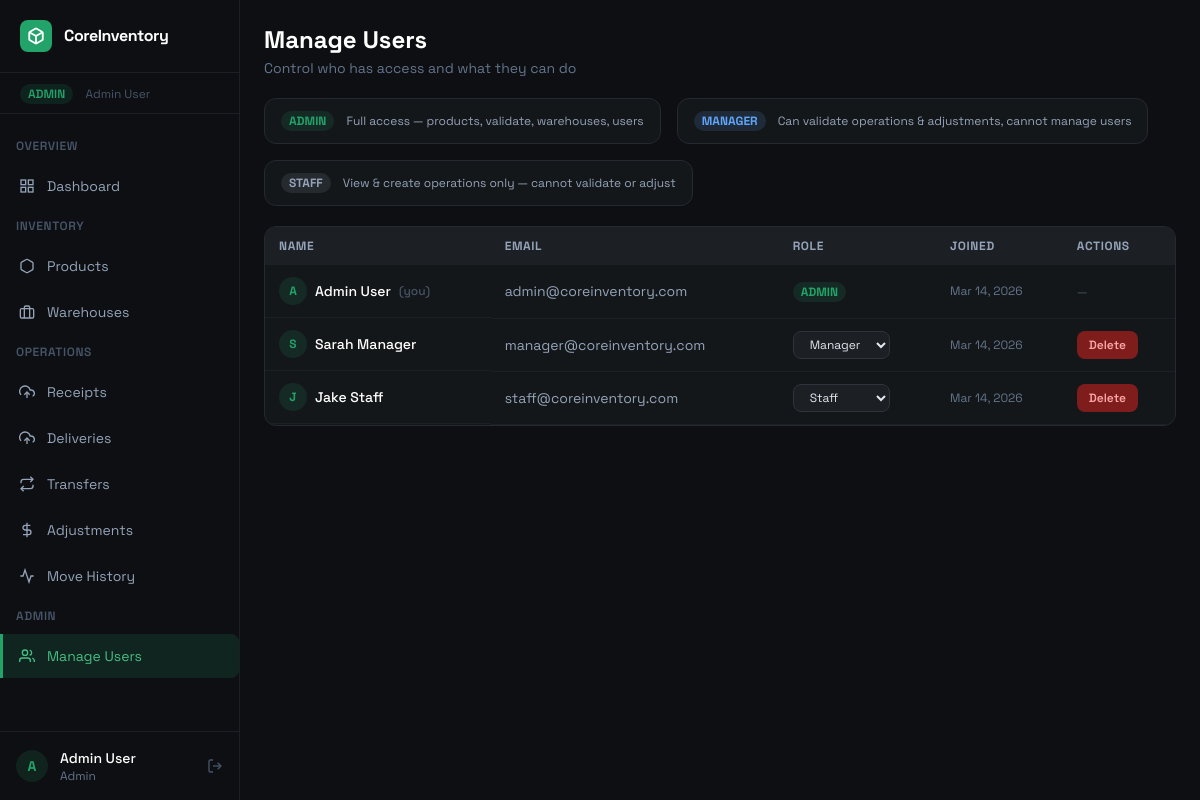
/users.php (signed in), run on the app's committed database.
### tables this page shows
CREATE TABLE `users` (
  `id` int(11) NOT NULL,
  `name` varchar(100) NOT NULL,
  `email` varchar(100) NOT NULL,
  `password` varchar(255) NOT NULL,
  `role` enum('admin','manager','staff') DEFAULT 'staff',
  `created_at` timestamp NOT NULL DEFAULT current_timestamp()
);

### auth.php (called while the page is built, shortened)
<?php
function currentUser() {
    return [
        'id'   => $_SESSION['user_id'] ?? null,
        'name' => $_SESSION['user_name'] ?? 'User',
        'role' => $_SESSION['user_role'] ?? 'staff',
    ];
}
?>

### users.php (the view, shortened to what this page needs)
<?php
require_once '../config/db.php';
require_once '../includes/auth.php';
$users = $conn->query("SELECT * FROM users ORDER BY created_at DESC");
?>
<?php include '../includes/header.php'; ?>
<?php include '../includes/sidebar.php'; ?>
<div class="p-6 space-y-5">
    <div>
        <h1 class="text-2xl font-bold text-white">Manage Users</h1>
        <p class="text-slate-500 text-sm mt-0.5">Control who has access and what they can do</p>
    </div>
    <div class="flex gap-4 flex-wrap">
        <?php foreach ([['admin','#22a36a','Full access — products, validate, warehouses, users'],['manager','#60a5fa','Can validate operations & adjustments, cannot manage users'],['staff','#94a3b8','View & create operations only — cannot validate or adjust']] as [$r,$c,$desc]): ?>
        <div class="card px-4 py-3 flex items-center gap-3" style="min-width:220px;">
            <span class="text-xs font-bold px-2 py-0.5 rounded-full" style="background:<?=$c?>22;color:<?=$c?>;"><?=strtoupper($r)?></span>
            <p class="text-xs text-slate-400"><?=$desc?></p>
        </div>
        <?php endforeach; ?>
    </div>
    <div class="card overflow-hidden">
        <table>
            <thead><tr><th>Name</th><th>Email</th><th>Role</th><th>Joined</th><th>Actions</th></tr></thead>
            <tbody>
            <?php $me = currentUser(); while ($u = $users->fetch_assoc()): ?>
            <tr>
                <td class="font-medium text-white flex items-center gap-2">
                    <div class="w-7 h-7 rounded-full flex items-center justify-center text-xs font-bold flex-shrink-0" style="background:#22a36a22;color:#22a36a;"><?=strtoupper(substr($u['name'],0,1))?></div>
                    <?=htmlspecialchars($u['name'])?>
                    <?php if ($u['id']==$me['id']): ?><span class="text-xs text-slate-600">(you)</span><?php endif; ?>
                </td>
                <td class="text-slate-400 text-sm"><?=htmlspecialchars($u['email'])?></td>
                <td>
                    <?php if ($u['id'] != $me['id']): ?>
                    <form method="POST" style="display:inline-flex;gap:6px;align-items:center;">
                        <select name="role" class="input-field text-xs py-1" style="max-width:110px;" onchange="this.form.submit()">
                            <option value="manager" <?=$u['role']==='manager'?'selected':''?>>Manager</option>
                            <option value="staff"   <?=$u['role']==='staff'  ?'selected':''?>>Staff</option>
                        </select>
                    </form>
                    <?php else: ?>
                    <?php $rc=['admin'=>'#22a36a','manager'=>'#60a5fa','staff'=>'#94a3b8'][$u['role']]??'#94a3b8'; ?>
                    <span class="text-xs font-bold px-2 py-0.5 rounded-full" style="background:<?=$rc?>22;color:<?=$rc?>;"><?=strtoupper($u['role'])?></span>
                    <?php endif; ?>
                </td>
                <td class="text-slate-500 text-xs"><?=date('M j, Y',strtotime($u['created_at']))?></td>
                <td>
                    <?php if ($u['id'] != $me['id']): ?>
                    <form method="POST" onsubmit="return confirm('Delete this user?')">
                        <button type="submit" class="btn-danger text-xs px-3 py-1.5">Delete</button>
                    </form>
                    <?php else: ?>
                    <span class="text-xs text-slate-600">—</span>
                    <?php endif; ?>
                </td>
            </tr>
            <?php endwhile; ?>
            </tbody>
        </table>
    </div>
</div>
</main>
</body>
</html>

### header.php (style rules this page uses)
body { font-family: 'Space Grotesk', sans-serif; background: #0d0f12; color: #e2e8f0; }
.card { background: #141719; border: 1px solid #252930; border-radius: 12px; }
.input-field { background:#1c1f24; border:1px solid #2e333c; color:#e2e8f0; border-radius:8px; padding:8px 12px; width:100%; outline:none; transition: border-color .2s; }
select.input-field option { background:#1c1f24; }
.btn-danger { background:#7f1d1d; color:#fca5a5; padding:8px 18px; border-radius:8px; font-weight:600; transition: background .2s; cursor:pointer; border:none; }
table { width:100%; border-collapse:collapse; }
th { background:#1c1f24; color:#94a3b8; font-size:12px; text-transform:uppercase; letter-spacing:.05em; padding:10px 14px; text-align:left; }
td { padding:12px 14px; border-bottom:1px solid #1c1f24; font-size:14px; }

### data on the page
users: name "A", name "Admin User", shows "(you)", email "admin@coreinventory.com", role "ADMIN", created_at "Mar 14, 2026"
users: name "S", name "Sarah Manager", email "manager@coreinventory.com", role "Manager", created_at "Mar 14, 2026"
users: name "J", name "Jake Staff", email "staff@coreinventory.com", role "Staff", created_at "Mar 14, 2026"

### other printed values
$user['role'] "ADMIN"
$user['name'] "Admin User"
$label "Dashboard Products Warehouses Receipts Deliveries Transfers Adjustments Move History Manage Users"
substr($user['name'],0,1) "A"
$user['role'] "Admin"
$r "ADMIN"
$desc "Full access — products, validate, warehouses, users"
$r "MANAGER"
$desc "Can validate operations & adjustments, cannot manage users"
$r "STAFF"
$desc "View & create operations only — cannot validate or adjust"
